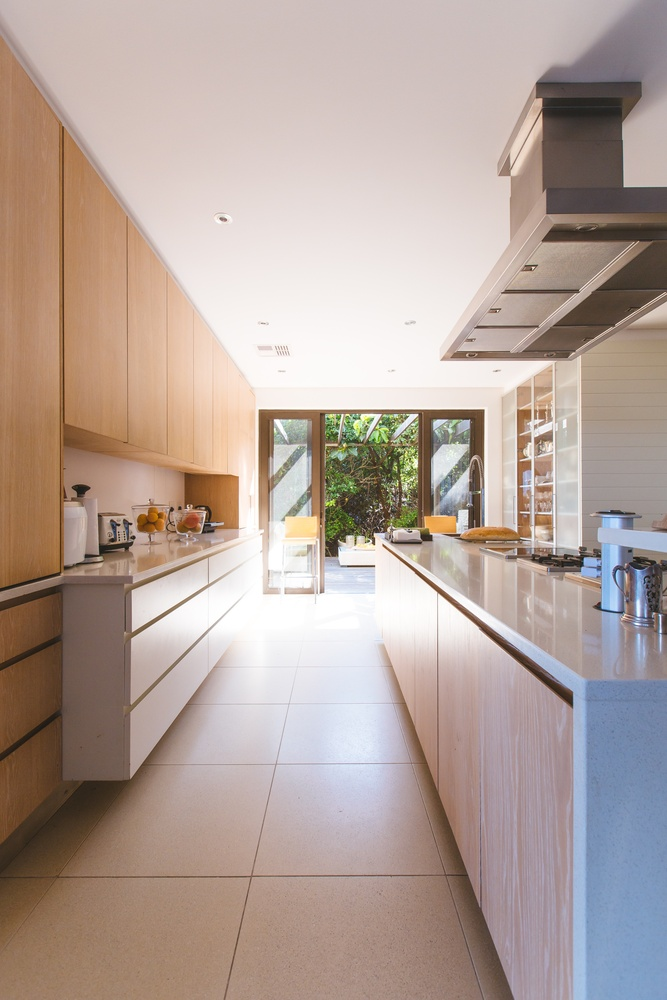
#> input picture jason-briscoe-332507.jpg, 667 x 1000 px, shrunk from 3648 x 5472 before the run
$ jupyter execute 'Practicing OpenCV.ipynb'   (shell and % lines are left out)
#> lines starting #> are read from the running program, lines starting #| are printed output that depends on the picture
# Practicing with OpenCV

[cell 1]
import cv2
import matplotlib.pyplot as plt
import matplotlib.image as mpimg

[cell 2]
image = mpimg.imread('jason-briscoe-332507.jpg')
#> image is the input picture: shape (1000, 667, 3); mean R, G, B 179.1, 162.2, 154.2

plt.imshow(image)

[cell 3]
def canny(img, low_threshold, high_threshold):
    """Applies the Canny transform"""
#> called with low_threshold = 150, high_threshold = 150
    return cv2.Canny(img, low_threshold, high_threshold)
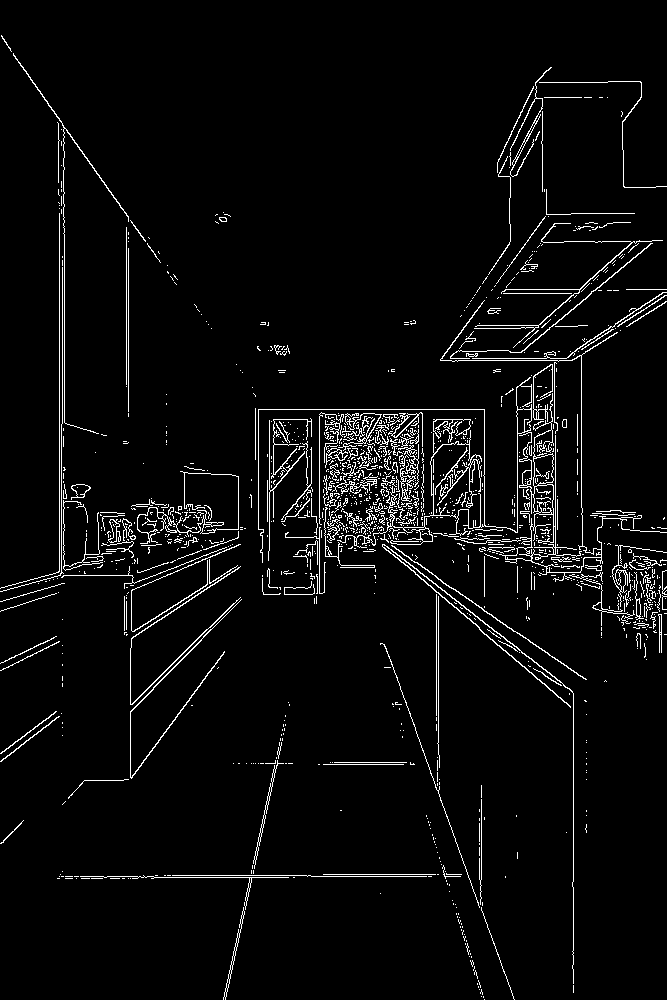
#> returned value: shape (1000, 667); 4.1% white in thin lines or dots

kernel_size = 3

def gaussian_blur(img, kernel_size):
    """Applies a Gaussian Noise kernel"""
#> called with kernel_size = 3
    return cv2.GaussianBlur(img, (kernel_size, kernel_size), 0)
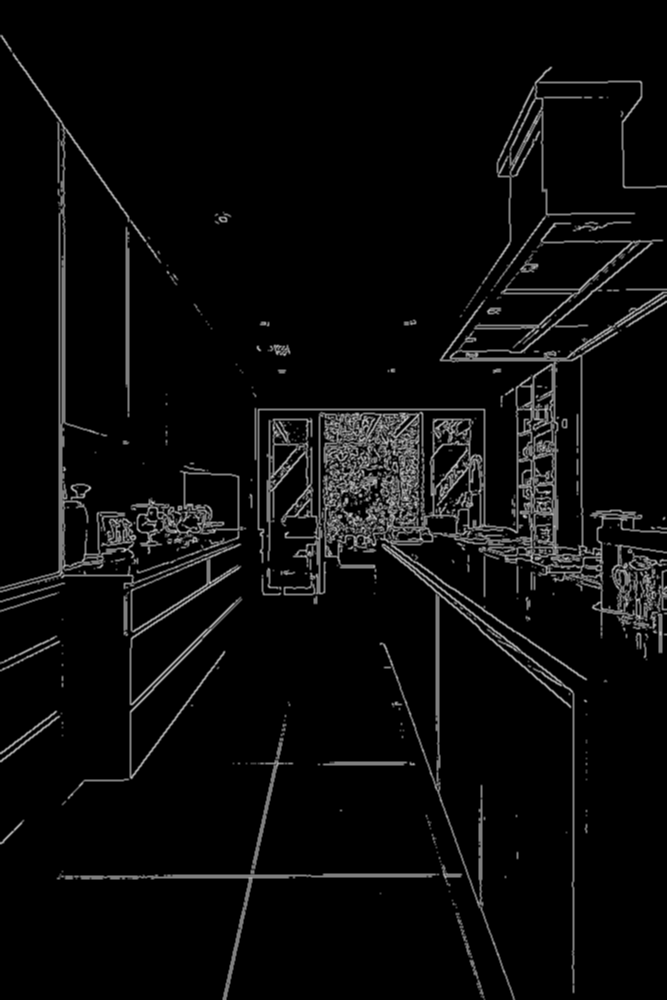
#> returned value: shape (1000, 667); min 0, max 207, mean 10.4
